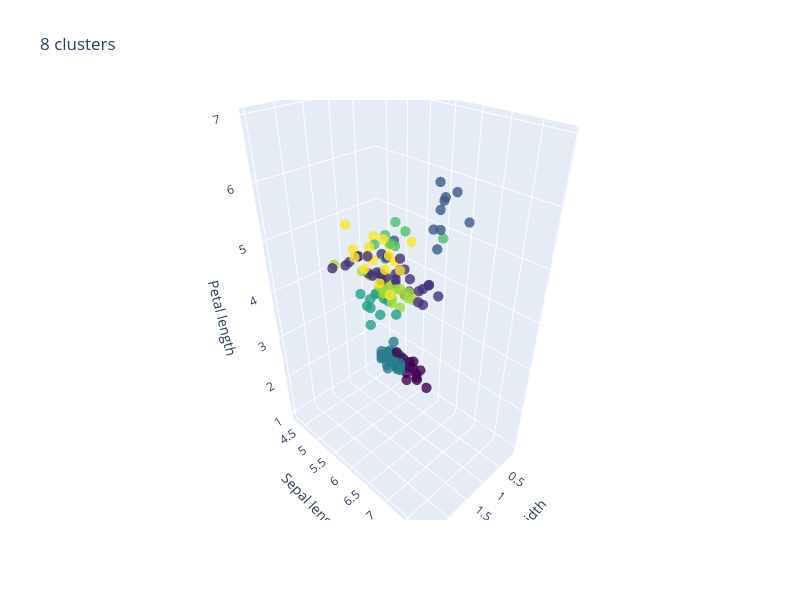
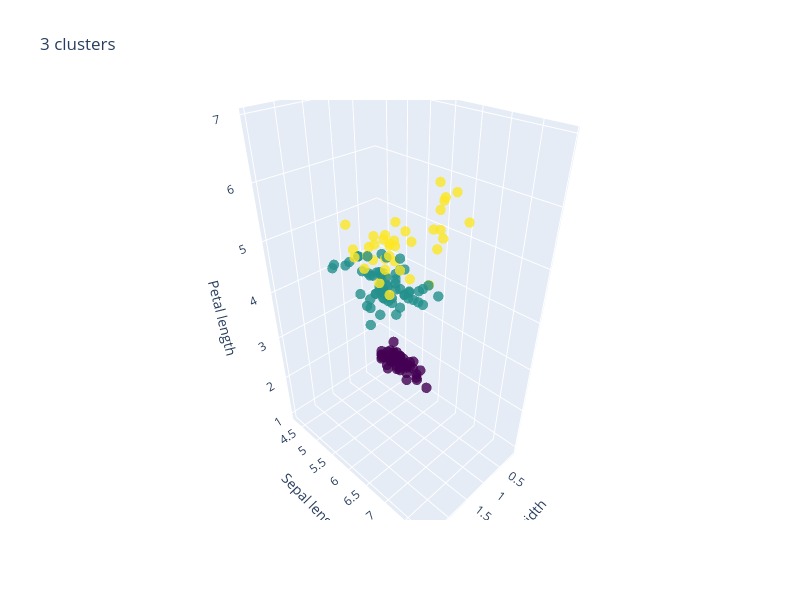
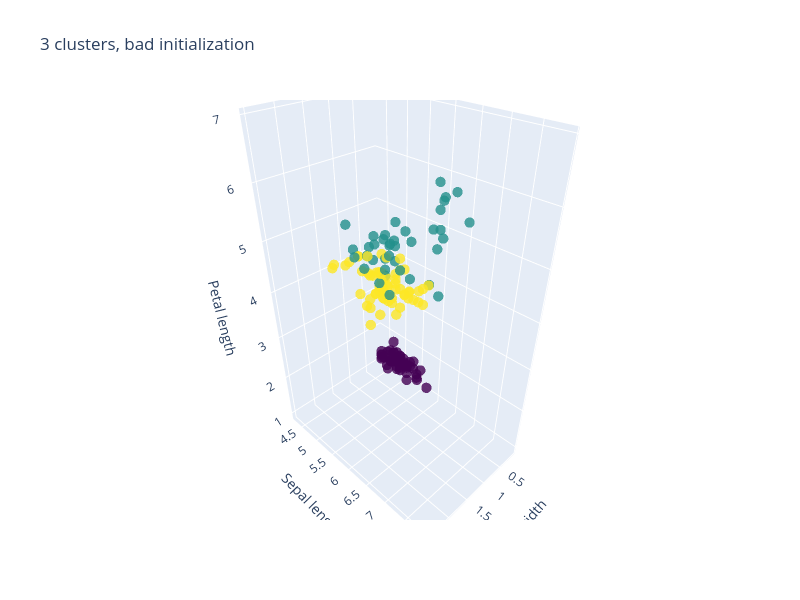
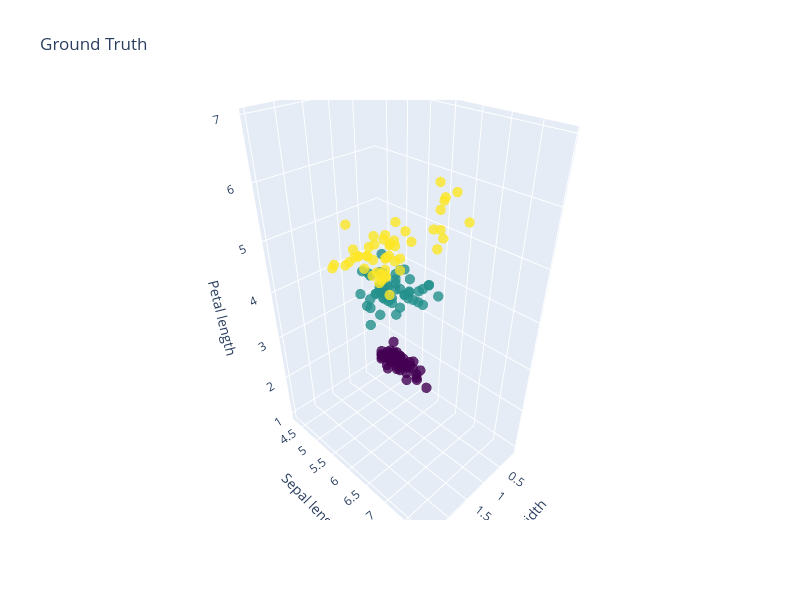

These figures' notebook cell, in order:
### Markdown cell above
### Refactor to 3D interactive plots
My prompt to copilot and the reply:
> Refactor this kmeans example to create 4 interactive plots using plotly

### Code cell
import numpy as np
from sklearn import datasets
from sklearn.cluster import KMeans
import plotly.graph_objects as go

# Load the iris dataset
iris = datasets.load_iris()
X = iris.data
y = iris.target

# Create the K-means estimators
np.random.seed(5)
estimators = [('k_means_iris_8', KMeans(n_clusters=8)),
              ('k_means_iris_3', KMeans(n_clusters=3)),
              ('k_means_iris_bad_init', KMeans(n_clusters=3, n_init=1, init='random'))]

# Fit the estimators and get the labels
labels = [est.fit(X).labels_ for _, est in estimators]

# Create the interactive plots
titles = ["8 clusters", "3 clusters", "3 clusters, bad initialization", "Ground Truth"]
labels.append(y)  # Add the ground truth labels

for i in range(4):
    fig = go.Figure(data=[go.Scatter3d(
        x=X[:, 3], y=X[:, 0], z=X[:, 2],
        mode='markers',
        marker=dict(
            size=6,
            color=labels[i],  # set color to labels
            colorscale='Viridis',  # choose a colorscale
            opacity=0.8
        )
    )])
    fig.update_layout(
        title=titles[i],
        scene=dict(
        xaxis_title="Petal width",
        yaxis_title="Sepal length",
        zaxis_title="Petal length"),
        autosize=False,
        width=800, height=600 # adjust these values as per your requirement
    
    )
    fig.show()

### Figure 1 — Plotly figure (JSON) as saved in the notebook; plotly's stock layout.template omitted (floating-point values rounded to 4 significant figures; data arrays with more than 128 entries replaced by an {"elided": "..."} marker saying what was removed)
{"data": [{"marker": {"color": {"elided": "150 int values"}, "colorscale": [[0, "#440154"], [0.1111, "#482878"], [0.2222, "#3e4989"], [0.3333, "#31688e"], [0.4444, "#26828e"], [0.5556, "#1f9e89"], [0.6667, "#35b779"], [0.7778, "#6ece58"], [0.8889, "#b5de2b"], [1, "#fde725"]], "opacity": 0.8, "size": 6}, "mode": "markers", "type": "scatter3d", "x": {"elided": "150 float values"}, "y": {"elided": "150 float values"}, "z": {"elided": "150 float values"}}], "layout": {"autosize": false, "height": 600, "scene": {"xaxis": {"title": {"text": "Petal width"}}, "yaxis": {"title": {"text": "Sepal length"}}, "zaxis": {"title": {"text": "Petal length"}}}, "title": {"text": "8 clusters"}, "width": 800}}

### Figure 2 — Plotly figure (JSON) as saved in the notebook; plotly's stock layout.template omitted (floating-point values rounded to 4 significant figures; data arrays with more than 128 entries replaced by an {"elided": "..."} marker saying what was removed)
{"data": [{"marker": {"color": {"elided": "150 int values"}, "colorscale": [[0, "#440154"], [0.1111, "#482878"], [0.2222, "#3e4989"], [0.3333, "#31688e"], [0.4444, "#26828e"], [0.5556, "#1f9e89"], [0.6667, "#35b779"], [0.7778, "#6ece58"], [0.8889, "#b5de2b"], [1, "#fde725"]], "opacity": 0.8, "size": 6}, "mode": "markers", "type": "scatter3d", "x": {"elided": "150 float values"}, "y": {"elided": "150 float values"}, "z": {"elided": "150 float values"}}], "layout": {"autosize": false, "height": 600, "scene": {"xaxis": {"title": {"text": "Petal width"}}, "yaxis": {"title": {"text": "Sepal length"}}, "zaxis": {"title": {"text": "Petal length"}}}, "title": {"text": "3 clusters"}, "width": 800}}

### Figure 3 — Plotly figure (JSON) as saved in the notebook; plotly's stock layout.template omitted (floating-point values rounded to 4 significant figures; data arrays with more than 128 entries replaced by an {"elided": "..."} marker saying what was removed)
{"data": [{"marker": {"color": {"elided": "150 int values"}, "colorscale": [[0, "#440154"], [0.1111, "#482878"], [0.2222, "#3e4989"], [0.3333, "#31688e"], [0.4444, "#26828e"], [0.5556, "#1f9e89"], [0.6667, "#35b779"], [0.7778, "#6ece58"], [0.8889, "#b5de2b"], [1, "#fde725"]], "opacity": 0.8, "size": 6}, "mode": "markers", "type": "scatter3d", "x": {"elided": "150 float values"}, "y": {"elided": "150 float values"}, "z": {"elided": "150 float values"}}], "layout": {"autosize": false, "height": 600, "scene": {"xaxis": {"title": {"text": "Petal width"}}, "yaxis": {"title": {"text": "Sepal length"}}, "zaxis": {"title": {"text": "Petal length"}}}, "title": {"text": "3 clusters, bad initialization"}, "width": 800}}

### Figure 4 — Plotly figure (JSON) as saved in the notebook; plotly's stock layout.template omitted (floating-point values rounded to 4 significant figures; data arrays with more than 128 entries replaced by an {"elided": "..."} marker saying what was removed)
{"data": [{"marker": {"color": {"elided": "150 int values"}, "colorscale": [[0, "#440154"], [0.1111, "#482878"], [0.2222, "#3e4989"], [0.3333, "#31688e"], [0.4444, "#26828e"], [0.5556, "#1f9e89"], [0.6667, "#35b779"], [0.7778, "#6ece58"], [0.8889, "#b5de2b"], [1, "#fde725"]], "opacity": 0.8, "size": 6}, "mode": "markers", "type": "scatter3d", "x": {"elided": "150 float values"}, "y": {"elided": "150 float values"}, "z": {"elided": "150 float values"}}], "layout": {"autosize": false, "height": 600, "scene": {"xaxis": {"title": {"text": "Petal width"}}, "yaxis": {"title": {"text": "Sepal length"}}, "zaxis": {"title": {"text": "Petal length"}}}, "title": {"text": "Ground Truth"}, "width": 800}}
